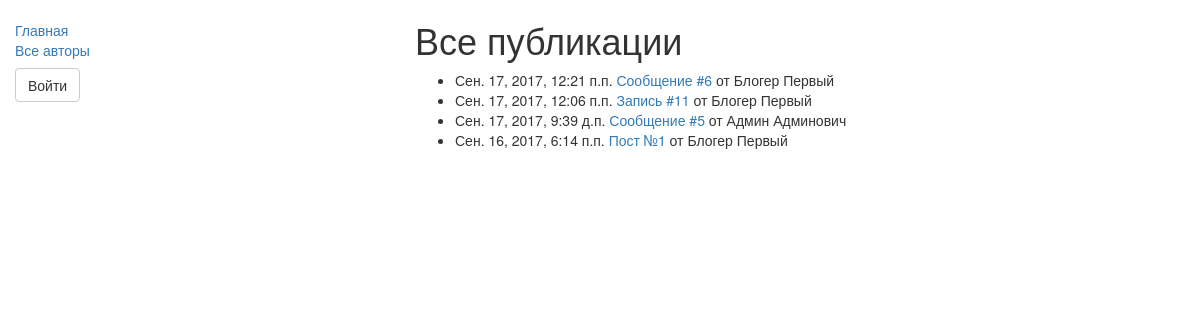
The app's page /, older data.
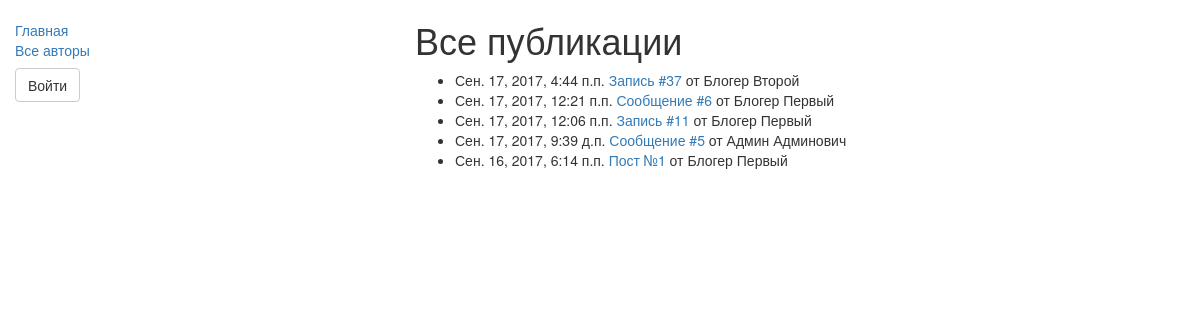
The same page, newer data.
### blog/models.py (models this page shows, shortened)
class Post(models.Model):
    title = models.CharField(max_length=256, verbose_name='Заголовок')
    created = models.DateTimeField(auto_now_add=True, verbose_name='Создано')
    published = models.DateTimeField(blank=True, null=True, verbose_name='Опубликовано')
    content = models.TextField(verbose_name='Контент')
    author = models.ForeignKey(Profile, related_name='author', verbose_name='Автор')
    def get_absolute_url(self):
        return '/post/%i/' % self.pk
    class Meta:
        ordering = ('-published',)

class Profile(models.Model):
    user = models.OneToOneField(User, on_delete=models.CASCADE)
    blog_name = models.CharField(max_length=1024, verbose_name='Название блога')
    subscribes = models.ManyToManyField("self", blank=True, symmetrical=False)  # Подписки

### blog/views.py (the view)
# urls.py: url(r'^$', views.PostsListView.as_view(model=blog.Post), name='index'),
class PostsListView(ListView):
    model = Post
    context_object_name = 'posts_list'
    queryset = Post.objects.exclude(published__isnull=True)
    template_name = 'posts/index.html'

### blog/templates/posts/index.html
{% extends 'base_generic.html' %} {% block content %}
<h1>Все публикации</h1>
{% if posts_list %}
<ul>
    {% for post in posts_list %}
    <li>
        {{ post.published }}<a href="{{ post.get_absolute_url }}"> {{ post.title }} </a>от {{ post.author.user.first_name }} {{ post.author.user.last_name }}
    </li>
    {% endfor %}
</ul>
{% else %}
<p>Пока никто ничего не написал...</p>
{% endif %} {% endblock content %}

Row changes from the older to the newer data that the page shows:
added Post: published "Сен. 17, 2017, 4:44 п.п.", title "Запись #37", author.user.first_name "Блогер", author.user.last_name "Второй"
